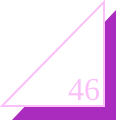
Frame 1 (no input)
Frame 60 (no input): identical to frame 1, image omitted
Frame 120 (the mouse pressed at the canvas centre since frame 60): identical to frame 1, image omitted

The p5.js sketch that drew this single still picture (run headless with seeded random() and noise() and a simulated clock; from frame 60 on, the mouse is pressed at the canvas centre):

// p5.js sketch
// ── sketch.js
function setup() {
  createCanvas(128,128);
}

function draw() {
  background(256);
  strokeWeight(4);
  noStroke();
  fill(170, 44, 191);
  triangle(12,120,116,120,116,10);
  strokeWeight(2);
  stroke(251, 192, 249);
  fill(256);
  triangle(2,106,104,106,104,2);
  strokeWeight(4);
  fill(251, 192, 249);
  noStroke();
  textSize(32);
  textFont("serif");
  text("46", 68, 100);
}
